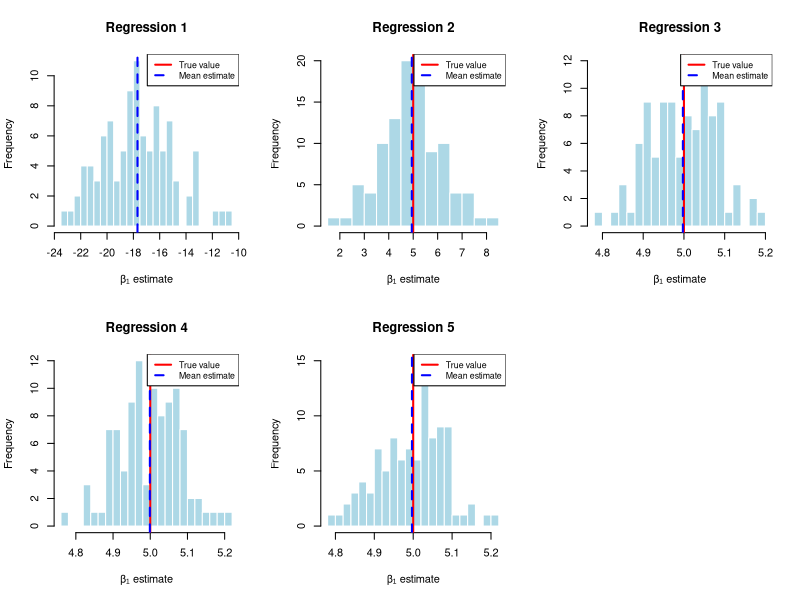

Reproduce this figure in R.
# Set seed for reproducibility
set.seed(2025)

# Sample size
n <- 100

# Simulate error terms
u_i <- rnorm(n, mean = 0, sd = sqrt(5))

# Simulate precipitation (rainfall)
g_i <- rgamma(n, shape = 2, scale = 2)

# Simulate land quality indicator (high quality = 1, low quality = 0)
r_i <- rbinom(n, size = 1, prob = 0.5)

# Simulate fertilizer amounts conditional on land quality
x_star_i <- numeric(n)
for (i in 1:n) {
  if (r_i[i] == 1) {
    x_star_i[i] <- rgamma(1, shape = 3, scale = 1)
  } else {
    x_star_i[i] <- rgamma(1, shape = 7, scale = 1)
  }
}

# Set parameter values
beta_0 <- 400
beta_1 <- 5
beta_2 <- 200
beta_3 <- 10

# Generate crop yields
y_i <- beta_0 + beta_1 * x_star_i + beta_2 * r_i + beta_3 * g_i + u_i

# Generate additional variables
n_i <- rnorm(n, mean = 10, sd = sqrt(3))
b_i <- rnorm(n, mean = 5 + sqrt(x_star_i), sd = sqrt(3))

# Create dataframe
data <- data.frame(
  y = y_i,
  x_star = x_star_i,
  r = r_i,
  g = g_i,
  n = n_i,
  b = b_i
)

# Display summary statistics
summary(data)



# Question (b)
# Regression 1: y ~ x_star
reg1 <- lm(y ~ x_star, data = data)
summary_reg1 <- summary(reg1)

# Regression 2: y ~ x_star + r
reg2 <- lm(y ~ x_star + r, data = data)
summary_reg2 <- summary(reg2)

# Regression 3: y ~ x_star + r + g
reg3 <- lm(y ~ x_star + r + g, data = data)
summary_reg3 <- summary(reg3)

# Regression 4: y ~ x_star + r + g + n
reg4 <- lm(y ~ x_star + r + g + n, data = data)
summary_reg4 <- summary(reg4)

# Regression 5: y ~ x_star + r + g + b
reg5 <- lm(y ~ x_star + r + g + b, data = data)
summary_reg5 <- summary(reg5)

# Function to extract and format regression results
extract_results <- function(reg_summary, reg_name) {
  beta1_estimate <- reg_summary$coefficients["x_star", "Estimate"]
  beta1_se <- reg_summary$coefficients["x_star", "Std. Error"]
  beta1_true <- 5
  
  cat(paste0("\n", reg_name, ":\n"))
  cat(paste0("Estimated β₁: ", round(beta1_estimate, 4), "\n"))
  cat(paste0("True β₁: ", beta1_true, "\n"))
  cat(paste0("Standard Error: ", round(beta1_se, 4), "\n"))
  cat(paste0("Difference from true value: ", round(beta1_estimate - beta1_true, 4), "\n"))
  cat(paste0("Adjusted R²: ", round(reg_summary$adj.r.squared, 4), "\n"))
}

# Print results for all regressions
extract_results(summary_reg1, "Regression 1 (y ~ x_star)")
extract_results(summary_reg2, "Regression 2 (y ~ x_star + r)")
extract_results(summary_reg3, "Regression 3 (y ~ x_star + r + g)")
extract_results(summary_reg4, "Regression 4 (y ~ x_star + r + g + n)")
extract_results(summary_reg5, "Regression 5 (y ~ x_star + r + g + b)")

results_b <- data.frame(
  Regression      = c("y ~ x_star", "y ~ x_star + r", "y ~ x_star + r + g", 
                      "y ~ x_star + r + g + n", "y ~ x_star + r + g+ b"),
  Estimated_beta1 = round(c(coef(reg1)["x_star"], coef(reg2)["x_star"], 
                            coef(reg3)["x_star"], coef(reg4)["x_star"], 
                            coef(reg5)["x_star"]), 4),
  True_beta1      = rep(5, 5),
  Std_Error       = round(c(summary(reg1)$coefficients["x_star", "Std. Error"],
                            summary(reg2)$coefficients["x_star", "Std. Error"],
                            summary(reg3)$coefficients["x_star", "Std. Error"],
                            summary(reg4)$coefficients["x_star", "Std. Error"],
                            summary(reg5)$coefficients["x_star", "Std. Error"]), 4),
  Difference      = round(c(coef(reg1)["x_star"] - 5, coef(reg2)["x_star"] - 5, 
                            coef(reg3)["x_star"] - 5, coef(reg4)["x_star"] - 5, 
                            coef(reg5)["x_star"] - 5), 4),
  Adjusted_R2     = round(c(summary(reg1)$adj.r.squared,
                            summary(reg2)$adj.r.squared,
                            summary(reg3)$adj.r.squared,
                            summary(reg4)$adj.r.squared,
                            summary(reg5)$adj.r.squared), 4)
)

# 利用 knitr::kable() 生成 LaTeX 三线表
library(knitr)
latex_table_b <- kable(results_b, format = "latex", booktabs = TRUE,
                       caption = "Regression Results for Question (b)")

# 直接输出到 LaTeX 文件
output_file_b <- "b.tex"
cat(latex_table_b, file = output_file_b)
cat("\n%% Table saved to ", output_file_b, "\n", sep = "", file = output_file_b, append = TRUE)


# Question (c)
# Monte Carlo simulation with M = 100 repetitions
set.seed(2025)
M <- 100
n <- 100

# Initialize matrices to store β₁ estimates
beta1_estimates <- matrix(NA, nrow = M, ncol = 5)
colnames(beta1_estimates) <- c("Reg1", "Reg2", "Reg3", "Reg4", "Reg5")

# Run Monte Carlo simulation
for (m in 1:M) {
  # Generate data according to DGP
  u_i <- rnorm(n, mean = 0, sd = sqrt(5))
  g_i <- rgamma(n, shape = 2, scale = 2)
  r_i <- rbinom(n, size = 1, prob = 0.5)
  
  x_star_i <- numeric(n)
  for (i in 1:n) {
    if (r_i[i] == 1) {
      x_star_i[i] <- rgamma(1, shape = 3, scale = 1)
    } else {
      x_star_i[i] <- rgamma(1, shape = 7, scale = 1)
    }
  }
  
  beta_0 <- 400
  beta_1 <- 5
  beta_2 <- 200
  beta_3 <- 10
  
  y_i <- beta_0 + beta_1 * x_star_i + beta_2 * r_i + beta_3 * g_i + u_i
  
  n_i <- rnorm(n, mean = 10, sd = sqrt(3))
  b_i <- rnorm(n, mean = 5 + sqrt(x_star_i), sd = sqrt(3))
  
  data <- data.frame(
    y = y_i,
    x_star = x_star_i,
    r = r_i,
    g = g_i,
    n = n_i,
    b = b_i
  )
  
  # Run the five regressions
  reg1 <- lm(y ~ x_star, data = data)
  reg2 <- lm(y ~ x_star + r, data = data)
  reg3 <- lm(y ~ x_star + r + g, data = data)
  reg4 <- lm(y ~ x_star + r + g + n, data = data)
  reg5 <- lm(y ~ x_star + r + g + b, data = data)
  
  # Store β₁ estimates
  beta1_estimates[m, 1] <- coef(reg1)["x_star"]
  beta1_estimates[m, 2] <- coef(reg2)["x_star"]
  beta1_estimates[m, 3] <- coef(reg3)["x_star"]
  beta1_estimates[m, 4] <- coef(reg4)["x_star"]
  beta1_estimates[m, 5] <- coef(reg5)["x_star"]
}

# Create data frame from estimates for plotting
beta1_df <- data.frame(
  Estimate = c(beta1_estimates),
  Regression = rep(colnames(beta1_estimates), each = M)
)

# Calculate summary statistics
beta1_summary <- data.frame(
  Regression = colnames(beta1_estimates),
  Mean = colMeans(beta1_estimates),
  SD = apply(beta1_estimates, 2, sd),
  Bias = colMeans(beta1_estimates) - 5
)
print(beta1_summary)

# Plot histograms
pdf("Q(c).pdf")
par(mfrow = c(2, 3))
for (i in 1:5) {
  hist(beta1_estimates[, i], 
       main = paste("Regression", i), 
       xlab = "β₁ estimate",
       breaks = 20,
       col = "lightblue",
       border = "white")
  abline(v = 5, col = "red", lwd = 2)  # True value
  abline(v = mean(beta1_estimates[, i]), 
        col = "blue", lty = 2, lwd = 2)  # Mean estimate
  legend("topright",
         legend = c("True value", "Mean estimate"),
         col = c("red", "blue"),
         lty = c(1, 2),
         lwd = 2,
         cex = 0.8)
}
dev.off()



# Question (d)
# Function to run Monte Carlo simulation with specific DGP parameters
run_monte_carlo <- function(x_star_equal = FALSE, beta2_zero = FALSE, r_prob = 0.5, beta3_value = 10) {
  M <- 100
  n <- 100
  
  # Initialize matrices to store β₁ estimates
  beta1_estimates <- matrix(NA, nrow = M, ncol = 3)
  colnames(beta1_estimates) <- c("Reg1", "Reg2", "Reg3")
  
  # Run Monte Carlo simulation
  for (m in 1:M) {
    # Generate data according to modified DGP
    u_i <- rnorm(n, mean = 0, sd = sqrt(5))
    g_i <- rgamma(n, shape = 2, scale = 2)
    r_i <- rbinom(n, size = 1, prob = r_prob)
    
    # Modify x_star distribution based on parameter
    x_star_i <- numeric(n)
    if (x_star_equal) {
      x_star_i <- rgamma(n, shape = 5, scale = 1)
    } else {
      for (i in 1:n) {
        if (r_i[i] == 1) {
          x_star_i[i] <- rgamma(1, shape = 3, scale = 1)
        } else {
          x_star_i[i] <- rgamma(1, shape = 7, scale = 1)
        }
      }
    }
    
    # Set parameter values
    beta_0 <- 400
    beta_1 <- 5
    beta_2 <- ifelse(beta2_zero, 0, 200)
    beta_3 <- beta3_value
    
    # Generate crop yields
    y_i <- beta_0 + beta_1 * x_star_i + beta_2 * r_i + beta_3 * g_i + u_i
    
    data <- data.frame(
      y = y_i,
      x_star = x_star_i,
      r = r_i,
      g = g_i
    )
    
    # Run the three regressions
    reg1 <- lm(y ~ x_star, data = data)
    reg2 <- lm(y ~ x_star + r, data = data)
    reg3 <- lm(y ~ x_star + r + g, data = data)
    
    # Store β₁ estimates
    beta1_estimates[m, 1] <- coef(reg1)["x_star"]
    beta1_estimates[m, 2] <- coef(reg2)["x_star"]
    beta1_estimates[m, 3] <- coef(reg3)["x_star"]
  }
  
  return(beta1_estimates)
}

# Run simulations with different DGP modifications
results_original <- run_monte_carlo()
results_xstar_equal <- run_monte_carlo(x_star_equal = TRUE)
results_beta2_zero <- run_monte_carlo(beta2_zero = TRUE)
results_r_prob_0.1 <- run_monte_carlo(r_prob = 0.1)
results_beta3_50 <- run_monte_carlo(beta3_value = 50)

# Function to calculate summary statistics
calc_summary <- function(results, scenario_name) {
  summary_df <- data.frame(
    Scenario = rep(scenario_name, 3),
    Regression = c("Reg1", "Reg2", "Reg3"),
    Mean = colMeans(results),
    SD = apply(results, 2, sd),
    Bias = colMeans(results) - 5
  )
  return(summary_df)
}

# Calculate summaries for all scenarios
summary_original <- calc_summary(results_original, "Original DGP")
summary_xstar_equal <- calc_summary(results_xstar_equal, "x_star equal")
summary_beta2_zero <- calc_summary(results_beta2_zero, "β₂ = 0")
summary_r_prob_0.1 <- calc_summary(results_r_prob_0.1, "r_prob = 0.1")
summary_beta3_50 <- calc_summary(results_beta3_50, "β₃ = 50")

# Combine all summaries
all_summaries <- rbind(
  summary_original,
  summary_xstar_equal,
  summary_beta2_zero,
  summary_r_prob_0.1,
  summary_beta3_50
)

# print(all_summaries)
latex_table_d <- kable(all_summaries, format = "latex", booktabs = TRUE,
                       caption = "Simulation Summary Statistics for Question (d)")

# 将模拟结果直接输出到 LaTeX 文件
output_file_d <- "d.tex"
cat(latex_table_d, file = output_file_d)
cat("\n%% Table saved to ", output_file_d, "\n", sep = "", file = output_file_d, append = TRUE)


# Visualization function for each scenario
plot_scenario_comparison <- function(original, modified, title) {
  par(mfrow = c(2, 3))
  
  for (i in 1:3) {
    # Original DGP
    hist(original[, i], 
         main = paste("Reg", i, "- Original"), 
         xlab = "β₁ estimate",
         breaks = 15,
         col = "lightblue",
         border = "white",
         xlim = range(c(original[, i], modified[, i])))
    abline(v = 5, col = "red", lwd = 2)
    abline(v = mean(original[, i]), col = "blue", lty = 2, lwd = 2)
    
    # Modified DGP
    hist(modified[, i], 
         main = paste("Reg", i, "- Modified"), 
         xlab = "β₁ estimate",
         breaks = 15,
         col = "lightgreen",
         border = "white",
         xlim = range(c(original[, i], modified[, i])))
    abline(v = 5, col = "red", lwd = 2)
    abline(v = mean(modified[, i]), col = "blue", lty = 2, lwd = 2)
  }
  mtext(title, side = 3, line = -1.5, outer = TRUE)
}

# Plot comparisons
par(mfrow = c(1, 1))
